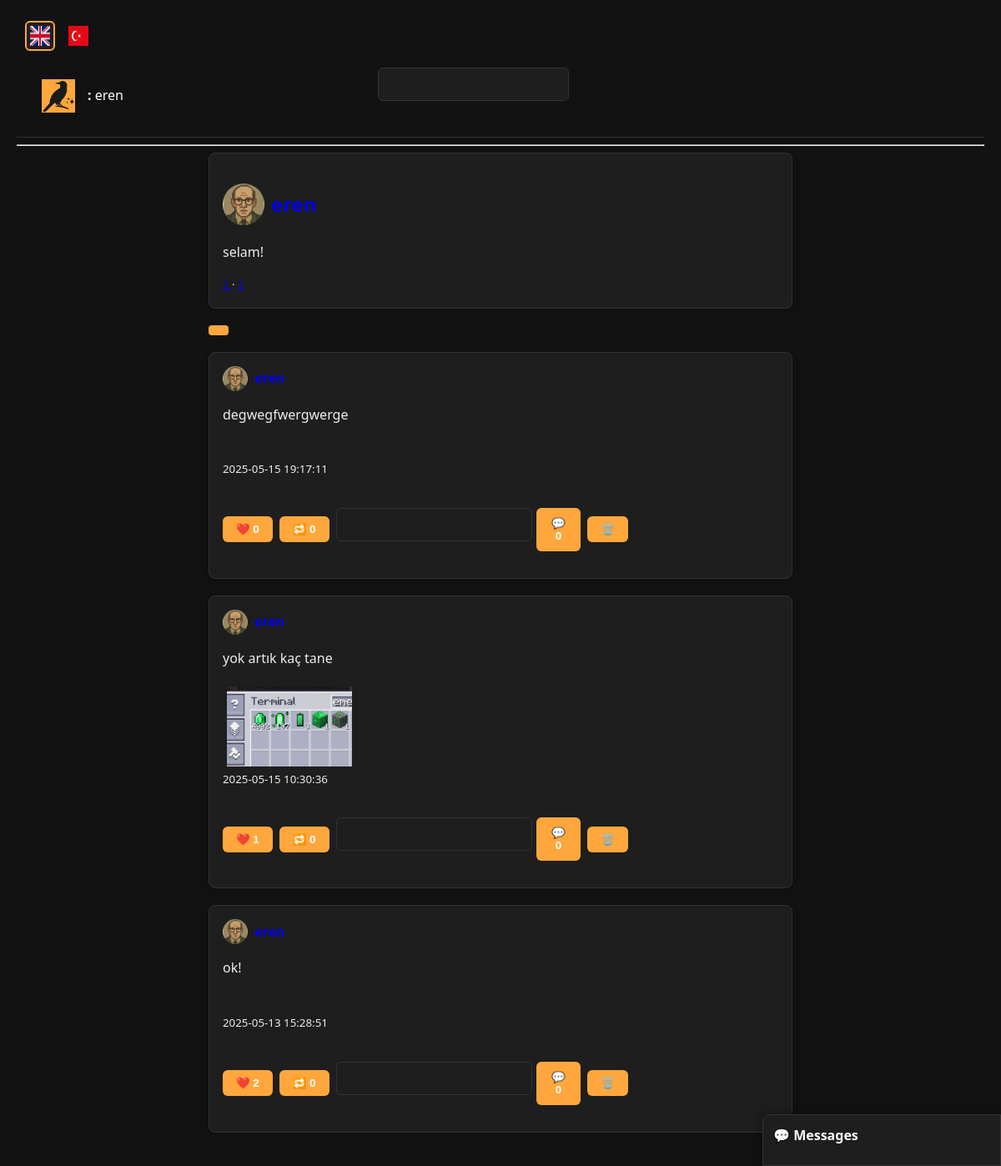
The page /user.php?u=eren (signed in) on the database its author committed.
### tables this page shows
CREATE TABLE `users` (
  `id` int(11) NOT NULL,
  `username` varchar(50) NOT NULL,
  `email` varchar(100) NOT NULL,
  `password` varchar(255) NOT NULL,
  `bio` text DEFAULT NULL,
  `profile_pic` varchar(255) DEFAULT NULL,
  `created_at` timestamp NOT NULL DEFAULT current_timestamp()
);

CREATE TABLE `thoughts` (
  `id` int(11) NOT NULL,
  `user_id` int(11) NOT NULL,
  `content` varchar(280) NOT NULL,
  `created_at` timestamp NOT NULL DEFAULT current_timestamp(),
  `original_thought_id` int(11) DEFAULT NULL,
  `quote_id` int(11) DEFAULT NULL
);

CREATE TABLE `thought_images` (
  `id` int(11) NOT NULL,
  `thought_id` int(11) NOT NULL,
  `image_path` varchar(255) NOT NULL
);

### includes/lang.php (called while the page is built, shortened)
<?php
$lang = $_SESSION['lang'] ?? ($_COOKIE['lang'] ?? 'en');
$lang_file = __DIR__ . '/../lang/' . $lang . '.php';
if (file_exists($lang_file)) {
    $t = require $lang_file;
} else {
    $t = require __DIR__ . '/../lang/en.php';
}

### user.php (the view, shortened to what this page needs)
<?php
require 'config.php';
require 'includes/lang.php';
require 'includes/functions.php';
include 'templates/header.php';
$username = $_GET['u'] ?? '';
$section = $_GET['tab'] ?? 'posts';
$stmt = $pdo->prepare("SELECT * FROM users WHERE username = ?");
$stmt->execute([$username]);
$user = $stmt->fetch();
$profile_user_id = $user['id'];
$stmt = $pdo->prepare("SELECT COUNT(*) FROM follows WHERE followed_id = ?");
$stmt->execute([$profile_user_id]);
$followerCount = $stmt->fetchColumn();
$stmt = $pdo->prepare("SELECT COUNT(*) FROM follows WHERE follower_id = ?");
$stmt->execute([$profile_user_id]);
$followingCount = $stmt->fetchColumn();
?>
<link rel="stylesheet" href="assets/style.css">
<div class="container">
    <div class="card profile-header">
        <h2><?= render_user_icon($user['username'], 50) ?></h2>
        <?php if (!empty($user['bio'])): ?>
            <p class="profile-bio"><?= nl2br(htmlspecialchars($user['bio'])) ?></p>
        <?php endif; ?>
        <small class="follow-count">
            <a href="#" onclick="loadFollowList('followers')"><?= $followerCount ?> <?= $t['followers'] ?></a> ·
            <a href="#" onclick="loadFollowList('following')"><?= $followingCount ?> <?= $t['following'] ?></a>
        </small>
    </div>
    <div class="tabs">
        <a href="?u=<?= urlencode($username) ?>&tab=posts" class="<?= $section === 'posts' ? 'active' : '' ?>"><?= $t['posts'] ?></a>
        <a href="?u=<?= urlencode($username) ?>&tab=comments" class="<?= $section === 'comments' ? 'active' : '' ?>"><?= $t['comments'] ?></a>
        <a href="?u=<?= urlencode($username) ?>&tab=likes" class="<?= $section === 'likes' ? 'active' : '' ?>"><?= $t['liked'] ?></a>
    </div>
    <?php
    if ($section === 'comments') {
        $stmt = $pdo->prepare("SELECT comments.*, thoughts.content AS post_content, thoughts.id AS thought_id, tu.username AS post_author FROM comments JOIN thoughts ON comments.thought_id = thoughts.id JOIN users tu ON thoughts.user_id = tu.id WHERE comments.user_id = ? ORDER BY comments.created_at DESC LIMIT 50");
        $stmt->execute([$profile_user_id]);
        foreach ($stmt->fetchAll() as $comment): ?>
            <div class="card">
                <em><?= $t['commented_on'] ?> <?= render_user_icon($comment['post_author'], 20) ?></em>
                <p><?= nl2br(htmlspecialchars($comment['content'])) ?></p>
                <small><?= $comment['created_at'] ?></small>
            </div>
        <?php endforeach;
    } else {
        if ($section === 'likes') {
            $stmt = $pdo->prepare("SELECT t.*, u.username FROM likes JOIN thoughts t ON likes.thought_id = t.id JOIN users u ON t.user_id = u.id WHERE likes.user_id = ? ORDER BY likes.created_at DESC LIMIT 50");
            $stmt->execute([$profile_user_id]);
        } else {
            $stmt = $pdo->prepare("SELECT t.*, u.username, ot.content AS original_content, ou.username AS original_username, qt.content AS quote_content, qu.username AS quote_user FROM thoughts t JOIN users u ON t.user_id = u.id LEFT JOIN thoughts ot ON t.original_thought_id = ot.id LEFT JOIN users ou ON ot.user_id = ou.id LEFT JOIN thoughts qt ON t.quote_id = qt.id LEFT JOIN users qu ON qt.user_id = qu.id WHERE t.user_id = ? ORDER BY t.created_at DESC LIMIT 50");
            $stmt->execute([$profile_user_id]);
        }
        $thoughts = $stmt->fetchAll();
        foreach ($thoughts as $thought):
            $target_id = $thought['original_thought_id'] ?: $thought['id'];
            $likeCount = $pdo->query("SELECT COUNT(*) FROM likes WHERE thought_id = $target_id")->fetchColumn();
            $repostCount = $pdo->query("SELECT COUNT(*) FROM thoughts WHERE original_thought_id = $target_id")->fetchColumn();
            $quoteCount = $pdo->query("SELECT COUNT(*) FROM thoughts WHERE quote_id = $target_id")->fetchColumn();
    ?>
    <div onclick="openModal(<?= $target_id ?>)" class="card" style="cursor: pointer;">
        <?php if ($thought['original_thought_id']): ?>
            <em><?= $t['reposted_by'] ?> <?= render_user_icon($thought['username'], 20) ?></em><br>
            <?php if ($thought['original_content'] && $thought['original_username']): ?>
                <strong><?= render_user_icon($thought['original_username'], 20) ?></strong><br>
                <p><?= nl2br(htmlspecialchars($thought['original_content'])) ?></p>
            <?php else: ?>
                <p><i><?= $t['post_deleted_or_unavailable'] ?></i></p>
            <?php endif; ?>
        <?php else: ?>
            <strong><?= render_user_icon($thought['username'], 30) ?></strong><br>
            <p><?= nl2br(htmlspecialchars($thought['content'])) ?></p>
            <?php
            $stmt2 = $pdo->prepare("SELECT image_path FROM thought_images WHERE thought_id = ?");
            $stmt2->execute([$thought['id']]);
            foreach ($stmt2->fetchAll() as $img) {
                echo "<img src='uploads/" . htmlspecialchars($img['image_path']) . "' width='150' style='margin: 5px;'>";
            }
            ?>
        <?php endif; ?>
        <br><small><?= $thought['created_at'] ?></small><br><br>
        <div onclick="event.stopPropagation();" style="margin-top: 10px; display: flex; align-items: center; gap: 8px; flex-wrap: wrap;">
            <form method="POST" action="actions/like.php">
                <button type="submit" class="btn">❤️ <?= $likeCount ?></button>
            </form>
            <form method="POST" action="actions/repost.php">
                <button type="submit" class="btn">🔁 <?= $repostCount ?></button>
            </form>
            <?php if (!$thought['quote_id']): ?>
            <form method="POST" action="actions/quote.php" style="display: flex; gap: 5px;">
                <input type="text" name="content" placeholder="<?= $t['quote_placeholder'] ?>" required>
                <button type="submit" class="btn">💬 <?= $quoteCount ?></button>
            </form>
            <?php endif; ?>
            <?php if ($_SESSION['user_id'] == $thought['user_id']): ?>
            <form method="POST" action="actions/delete_thought.php">
                <button type="submit" class="btn">🗑️</button>
            </form>
            <?php endif; ?>
        </div>
    </div>
    <?php endforeach; } ?>
</div>

### includes/functions.php (shortened to what this page needs)
<?php
function render_user_icon($username, $size = 40) {
    global $pdo;
    $stmt = $pdo->prepare("SELECT profile_pic FROM users WHERE username = ?");
    $stmt->execute([$username]);
    $user = $stmt->fetch();
    $img = $user && $user['profile_pic'] ? $user['profile_pic'] : 'default.png';
    $safeUsername = htmlspecialchars($username);
    $escapedImg = htmlspecialchars($img);
    return "<a href='user.php?u={$safeUsername}' style='display: inline-flex; align-items: center; gap: 8px; text-decoration: none;'>
                <img src='uploads/{$escapedImg}' width='{$size}' height='{$size}' style='border-radius:50%; object-fit:cover;'>
                {$safeUsername}
            </a>";
}

### assets/style.css (style rules this page uses)
.container { max-width: 700px; margin: 0 auto; }
.card { background: var(--card); border-radius: 8px; padding: 16px; margin-bottom: 20px; box-shadow: 0 2px 8px rgba(0,0,0,0.25); border: 1px solid var(--border); }
button, .btn { background-color: var(--accent); color: white; border: none; padding: 8px 16px; border-radius: 6px; cursor: pointer; font-weight: 600; transition: background 0.2s; }
input[type="text"], input[type="email"], input[type="password"], textarea { width: 100%; padding: 10px; border-radius: 6px; border: 1px solid var(--border); margin-bottom: 12px; font-size: 16px; background: var(--card); color: var(--text); }
input::placeholder, textarea::placeholder { color: #aaa; }
.tabs { display: flex; gap: 10px; margin-bottom: 20px; }
.tabs a { text-decoration: none; color: var(--text); padding: 6px 12px; border-radius: 4px; transition: background 0.2s; }
.tabs a.active { background-color: var(--accent); color: black; }

### rows shown on the page
users: profile_pic (picture), bio "selam!"
thoughts: user.profile_pic (picture), content "degwegfwergwerge", created_at "2025-05-15 19:17:11", likeCount "0", repostCount "0", quoteCount "0"
thoughts: user.profile_pic (picture), content "yok artık kaç tane", created_at "2025-05-15 10:30:36", likeCount "1", repostCount "0", quoteCount "0"
thought_images: image_path (picture)
thoughts: user.profile_pic (picture), content "ok!", created_at "2025-05-13 15:28:51", likeCount "2", repostCount "0", quoteCount "0"

### other values the page prints
$_SESSION['username'] "eren"
$t['direct_messages'] "Messages"
